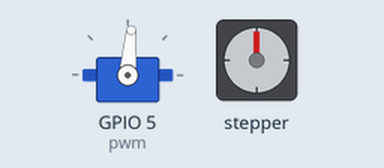
Recording of a program running on a simulated Raspberry Pi (BCM pin numbers). Shown: servo, stepper motor. The interpreter's speed is modelled, so counts of loop turns are approximate; the stepper is drawn at 2048 steps a turn.

Above: at 0.15 s.
At 10.05 s:
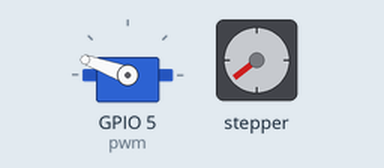
At 19.97 s:
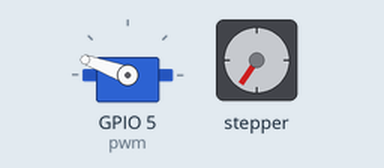
At 39.79 s:
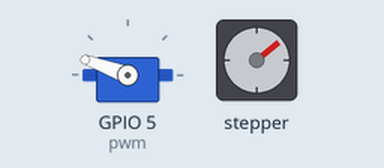
Timing chart, 0 to 40.0 s (numbered marks = the images above):
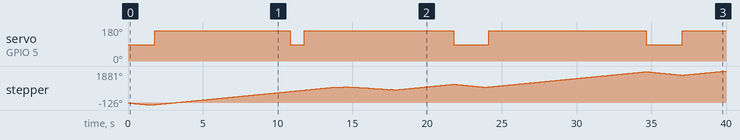

Measured:
- by itself, servo on GPIO 5 (pwm): goes 160° 9.0 s, 85° 0.94 s, 160° 10.0 s, 85° 2.4 s, 160° 10.5 s, 85° 2.4 s, then 160°

The program:

turtle_cursive_example.py
```python
#!/usr/bin/python
# turtle-hershey-example - a trivial demo to say hello
# scruss - 2014-05-06 - dual WTFPL (srsly)
# https://github.com/scruss/python-hershey

from turtle import *
import math


'''
Hershey fonts were developed in the 1960s for rendering text on cathode ray tube displays.
They use a rather cryptic method of encoding coordinate pairs using ascii characters.
Since the turtle output is vector (direction and distance), Hershey font codes can be
converted to turtle code on the fly, giving us access to cursive turtle writing!

'''

# A dictionary for the letters we're going to use.
# This is memory intensive, so only add what you need from 'hersey_codes.txt':
glyphs = {
    'h': '  658 29M\MVOSRNSLTITGSFQGPIOMNSM[ RM[NXOVQSSRURVSVUUXUZV[W[YZZY\V',
    'e': '  655 17NXOYQXRWSUSSRRQROSNUNXOZQ[S[UZVYXV',
    'l': '  662 18OWOVQSTNULVIVGUFSGRIQMPTPZQ[R[TZUYWV',
    'o': '  665 23LZRRPRNSMTLVLXMZO[Q[SZTYUWUUTSRRQSQURWTXWXYWZV',
    }


letters = 'hello'


def char2val(c):  # data is stored as signed bytes relative to ASCII R
    return ord(c) - ord('R')


def hersheyparse(dat):
    """ reads a line of Hershey font text """

    if int(dat[5:8]) - 1 < 2:  # fail if there impossibly few vertices
        return None
    lines = []
    for s in dat[10:].split(' R'):
        line = []
        i = 0
        temp = list(s)
        while i < len(temp):
            line.append((char2val(s[i]), char2val(s[i+1])))
            i = i + 2

        #print('line = %s' % line)
        lines.append(line)
    glyph = {  # character code in columns 1-6; it's not ASCII
               # indicative number of vertices in columns 6-9
               # left side bearing encoded in column 9
               # right side bearing encoded in column 10
        'charcode': int(dat[0:5]),
        'vertices': int(dat[5:8]) - 1,
        'left': char2val(dat[8]),
        'right': char2val(dat[9]),
        'lines': lines,
        }
    return glyph

#speed(1)
x_scale = 3
y_scale = -x_scale  # remember: Y is +ve *down* for Hershey ...
x = 0
y = 0
penup()
pensize(3)

for c in list(letters):
    glyph = hersheyparse(glyphs[c])
    #print(glyph)
    x_origin = x
    y_origin = y
    for line in glyph['lines']:
        first = 1
        for pt in line:
            if first == 1:
                first = 0
                goto(x_origin + x_scale * (pt[0] - glyph['left'
                            ]), y_origin + y_scale * pt[1])
                pendown()
            else:
                goto(x_origin + x_scale * (pt[0] - glyph['left'
                            ]), y_origin + y_scale * pt[1])
        penup()

        # don't forget to move to (right sidebearing, 0) at end of draw
        x = x_origin + x_scale * (glyph['right'] - glyph['left'])
        y = y_origin

penup()
done()
```

turtle.py
```python
import math, time
#from analogio import AnalogIn
import board
import digitalio
import adafruit_motor.servo
import pulseio
pwm = pulseio.PWMOut(board.D5, frequency=50)
from calibration import *

import gc
gc.collect()

DEBUG = False

_x = 0
_y = 0
_heading = 0

servo = adafruit_motor.servo.Servo(pwm, min_pulse=750, max_pulse=2250)

'''
leftEmitter = digitalio.DigitalInOut(board.D10)
leftLED = digitalio.DigitalInOut(board.D7)
rightEmitter = digitalio.DigitalInOut(board.D13)
rightLED = digitalio.DigitalInOut(board.D11)
button = digitalio.DigitalInOut(board.D12)

rightDetector = AnalogIn(board.A0)
leftDetector = AnalogIn(board.A1)

leftLED.direction = digitalio.Direction.OUTPUT
leftEmitter.direction = digitalio.Direction.OUTPUT
rightLED.direction = digitalio.Direction.OUTPUT
rightEmitter.direction = digitalio.Direction.OUTPUT
button.direction = digitalio.Direction.INPUT
button.pull = digitalio.Pull.UP

# turn on IR
leftEmitter.value = True
rightEmitter.value = True
'''

# [wires blue->pink->yel->org]
Lstep0 = digitalio.DigitalInOut(board.A2)
Lstep1 = digitalio.DigitalInOut(board.A3)
Lstep2 = digitalio.DigitalInOut(board.A4)
Lstep3 = digitalio.DigitalInOut(board.A5)

Rstep0 = digitalio.DigitalInOut(board.SCK)
Rstep1 = digitalio.DigitalInOut(board.MOSI)
Rstep2 = digitalio.DigitalInOut(board.MISO)
Rstep3 = digitalio.DigitalInOut(board.D9)

# put connections in array to make life easier
R_stepper = [Rstep0, Rstep1, Rstep2, Rstep3]
L_stepper = [Lstep0, Lstep1, Lstep2, Lstep3]

for wire in L_stepper:
    wire.direction = digitalio.Direction.OUTPUT

for wire in R_stepper:
    wire.direction = digitalio.Direction.OUTPUT

# stepper patterns
patterns = [[1, 1, 0, 0], [0, 1, 1, 0], [0, 0, 1, 1], [1, 0, 0, 1]]


def setDebug(val):
    global DEBUG
    DEBUG = val


def step(distance):
    steps = distance * steps_rev / (wheel_dia * math.pi)
    if steps-int(steps) > 0.5:
        return int(steps + 1)
    else:
        return int(steps)


def forward(distance):
    global _x, _y, _heading
    steps = step(distance)

    for x in range(steps):
        for pattern in range(len(patterns)):
            for bit in range(len(patterns[pattern])):  # fwd_mask[num]:
                L_stepper[bit].value = patterns[pattern][bit]
                R_stepper[bit].value = patterns[::-1][pattern][bit]
            time.sleep(delay_time/1000)

    # new point
    deltax = distance * math.cos(math.radians(_heading))
    deltay = distance * math.sin(math.radians(_heading))
    _x = _x + deltax
    _y = _y + deltay


def backward(distance):
    global _x, _y, _heading
    steps = step(distance)

    for x in range(steps):
        for pattern in range(len(patterns)):
            for bit in range(len(patterns[pattern])):  # fwd_mask[num]:
                R_stepper[bit].value = patterns[pattern][bit]
                L_stepper[bit].value = patterns[::-1][pattern][bit]
            time.sleep(delay_time/1000)

    # new point
    deltax = distance * math.cos(math.radians(_heading - 180))
    deltay = distance * math.sin(math.radians(_heading - 180))
    _x = _x + deltax
    _y = _y + deltay


def left(degrees):
    global _x, _y, _heading
    rotation = degrees / 360.0
    distance = wheel_base * math.pi * rotation
    steps = step(distance)
    for x in range(steps):
        for pattern in range(len(patterns)):
            for bit in range(len(patterns[pattern])):  # fwd_mask[num]:
                R_stepper[bit].value = patterns[pattern][bit]
                L_stepper[bit].value = patterns[pattern][bit]
            time.sleep(delay_time/1000)
    _heading = _heading + degrees
    while _heading > 360:
        _heading = _heading - 360


def right(degrees):
    global _x, _y, _heading
    rotation = degrees / 360.0
    distance = wheel_base * math.pi * rotation
    steps = step(distance)
    for x in range(steps):
        for pattern in range(len(patterns)):
            for bit in range(len(patterns[pattern])):  # fwd_mask[num]:
                R_stepper[bit].value = patterns[::-1][pattern][bit]
                L_stepper[bit].value = patterns[::-1][pattern][bit]
            time.sleep(delay_time/1000)
    _heading = _heading - degrees
    while _heading < 0:
        _heading = _heading + 360


def penup():
	servo.angle = PEN_UP


def pendown():
	servo.angle = PEN_DOWN


def done():
    for value in range(4):
        L_stepper[value].value = False
        R_stepper[value].value = False


def goto(x, y):
    center_x, center_y = position()
    bearing = getBearing(x, y, center_x, center_y)
    trnRight = heading() - bearing
    #print('trnRight = %s' % trnRight)
    if abs(trnRight) > 180:
        if trnRight >= 0:
            left(360 - trnRight)
            #if DEBUG: print('left(%s)' % (360 - trnRight))
        else:
            right(360 + trnRight)
            #if DEBUG: print('right(%s)' % (360 + trnRight))
    else:
        if trnRight >= 0:
            right(trnRight)
            #if DEBUG: print('right(%s)' % trnRight)
        else:
            left(-trnRight)
            #if DEBUG: print('left(%s)' % -trnRight)
    dist = distance(tuple(position()), (x, y))
    forward(dist)
    #if DEBUG: print('forward(%s)' % dist)


def pensize(size):
    #print('pensize() is not implemented in Turtle Robot')
    pass


def pencolor(color):
    #print('pencolor() is not implemented in Turtle Robot')
    pass


def speed(x):
    #print('speed() is not implemented in Turtle Robot')
    pass


def position():
    return _x, _y


def heading():
    return _heading


def distance(pointA, pointB):
    return abs((pointB[0] - pointA[0])**2  + (pointB[1] - pointA[1])**2)**0.5


def getBearing(x, y, center_x, center_y):
    # https://stackoverflow.com/questions/5058617/bearing-between-two-points
    angle = math.degrees(math.atan2(y - center_y, x - center_x))
    bearing = (angle + 360) % 360
    #bearing2 = (90 - angle) % 360
    #print "gb: x=%2d y=%2d angle=%6.1f bearing=%5.1f bearing2=%5.1f" % (x, y, angle, bearing1, bearing2)
    return bearing
```

calibration.py
```python
# robot specific parameters
wheel_dia = 51  # mm (increase = decrease distance
wheel_base = 71.75  # mm (increase = spiral in)
PEN_DOWN = 160   # angle of servo when pen is down
PEN_UP = 85    # angle of servo when pen is up

steps_rev = 512    # 512 for 64x gearbox, 128 for 16x gearbox
delay_time = 2   # time between steps in ms
```
